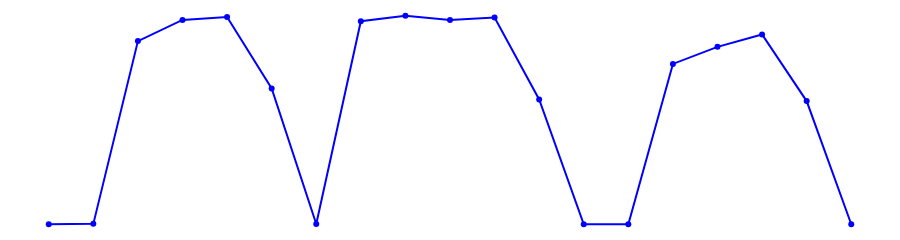
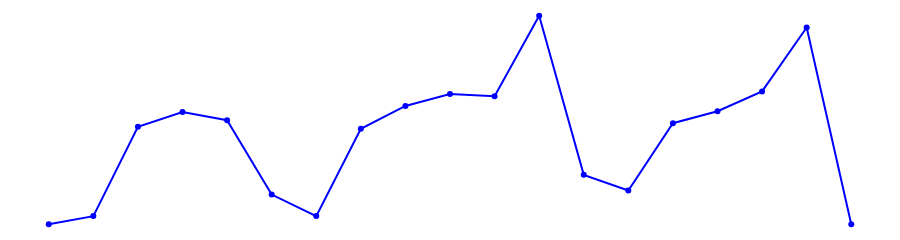
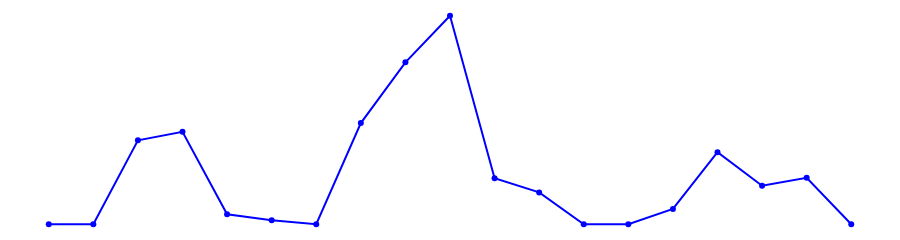

The cell these charts' notebook holds for them, in order:
### Markdown cell above
# Gráfico de linhas

### Code cell
# cSpell: disable=invalid-name
def line_graph(df: pd.DataFrame, indicator: str):
    # Converter 'data_registro' para datetime e criar uma nova coluna 'data_turno'

    df["data_registro"] = pd.to_datetime(df["data_registro"])

    df["data_turno"] = df["data_registro"].dt.strftime("%Y-%m-%d")

    # Agrupar por 'data_turno' e 'turno' e calcular a média da eficiência

    df_grouped = df.groupby(["data_turno"])[indicator].mean().reset_index()

    # Multiplicar a eficiência por 100 para converter para porcentagem

    df_grouped[indicator] = df_grouped[indicator] * 100

    # Criar o gráfico

    fig = go.Figure(
        go.Scatter(
            x=df_grouped["data_turno"],
            y=df_grouped[indicator],
            mode="lines+markers",
            line=dict(color="blue"),
            marker=dict(color="blue"),
            hovertemplate="<i>Dia</i>: %{x}"
            + "<br><b>Porcentagem</b>: %{y:.1f}<br>",
            hoverinfo="skip",
        )
    )

    fig.update_layout(
        showlegend=False,
        plot_bgcolor="white",
        xaxis=dict(showticklabels=False),  # Esconde os valores do eixo x
        yaxis=dict(showticklabels=False),
        margin=dict(t=0, b=0, l=0, r=0),
        # height=None, # removido apenas para visualização no jupyter
        # autosize=True, # removido apenas para visualização no jupyter
        height=200,  # apenas para visualização no jupyter
    )

    fig.show()


line_graph(df_eff, "eficiencia")


line_graph(df_perf, "performance")


line_graph(df_reparos, "reparo")

### Figure 1 — Plotly figure (JSON) as saved in the notebook; plotly's stock layout.template omitted (floating-point values rounded to 4 significant figures)
{"data": [{"hoverinfo": "skip", "hovertemplate": "<i>Dia</i>: %{x}<br><b>Porcentagem</b>: %{y:.1f}<br>", "line": {"color": "blue"}, "marker": {"color": "blue"}, "mode": "lines+markers", "type": "scatter", "x": ["2024-01-01", "2024-01-02", "2024-01-03", "2024-01-04", "2024-01-05", "2024-01-06", "2024-01-07", "2024-01-08", "2024-01-09", "2024-01-10", "2024-01-11", "2024-01-12", "2024-01-13", "2024-01-14", "2024-01-15", "2024-01-16", "2024-01-17", "2024-01-18", "2024-01-19"], "y": [0, 0.09687, 46.65, 52.04, 52.78, 34.6, 0.05522, 51.71, 53.11, 52.03, 52.68, 31.79, 0, 0.003744, 40.85, 45.19, 48.35, 31.38, 0]}], "layout": {"height": 200, "margin": {"b": 0, "l": 0, "r": 0, "t": 0}, "plot_bgcolor": "white", "showlegend": false, "xaxis": {"showticklabels": false}, "yaxis": {"showticklabels": false}}}

### Figure 2 — Plotly figure (JSON) as saved in the notebook; plotly's stock layout.template omitted (floating-point values rounded to 4 significant figures)
{"data": [{"hoverinfo": "skip", "hovertemplate": "<i>Dia</i>: %{x}<br><b>Porcentagem</b>: %{y:.1f}<br>", "line": {"color": "blue"}, "marker": {"color": "blue"}, "mode": "lines+markers", "type": "scatter", "x": ["2024-01-01", "2024-01-02", "2024-01-03", "2024-01-04", "2024-01-05", "2024-01-06", "2024-01-07", "2024-01-08", "2024-01-09", "2024-01-10", "2024-01-11", "2024-01-12", "2024-01-13", "2024-01-14", "2024-01-15", "2024-01-16", "2024-01-17", "2024-01-18", "2024-01-19"], "y": [0, 2.321, 27.8, 32.03, 29.7, 8.474, 2.331, 27.24, 33.76, 37.18, 36.52, 59.5, 14.09, 9.643, 28.83, 32.25, 37.9, 56.13, 0]}], "layout": {"height": 200, "margin": {"b": 0, "l": 0, "r": 0, "t": 0}, "plot_bgcolor": "white", "showlegend": false, "xaxis": {"showticklabels": false}, "yaxis": {"showticklabels": false}}}

### Figure 3 — Plotly figure (JSON) as saved in the notebook; plotly's stock layout.template omitted (floating-point values rounded to 4 significant figures)
{"data": [{"hoverinfo": "skip", "hovertemplate": "<i>Dia</i>: %{x}<br><b>Porcentagem</b>: %{y:.1f}<br>", "line": {"color": "blue"}, "marker": {"color": "blue"}, "mode": "lines+markers", "type": "scatter", "x": ["2024-01-01", "2024-01-02", "2024-01-03", "2024-01-04", "2024-01-05", "2024-01-06", "2024-01-07", "2024-01-08", "2024-01-09", "2024-01-10", "2024-01-11", "2024-01-12", "2024-01-13", "2024-01-14", "2024-01-15", "2024-01-16", "2024-01-17", "2024-01-18", "2024-01-19"], "y": [0, 0, 2.51, 2.764, 0.2976, 0.119, 0, 3.026, 4.841, 6.235, 1.379, 0.9524, 0, 0, 0.4573, 2.156, 1.151, 1.389, 0]}], "layout": {"height": 200, "margin": {"b": 0, "l": 0, "r": 0, "t": 0}, "plot_bgcolor": "white", "showlegend": false, "xaxis": {"showticklabels": false}, "yaxis": {"showticklabels": false}}}
